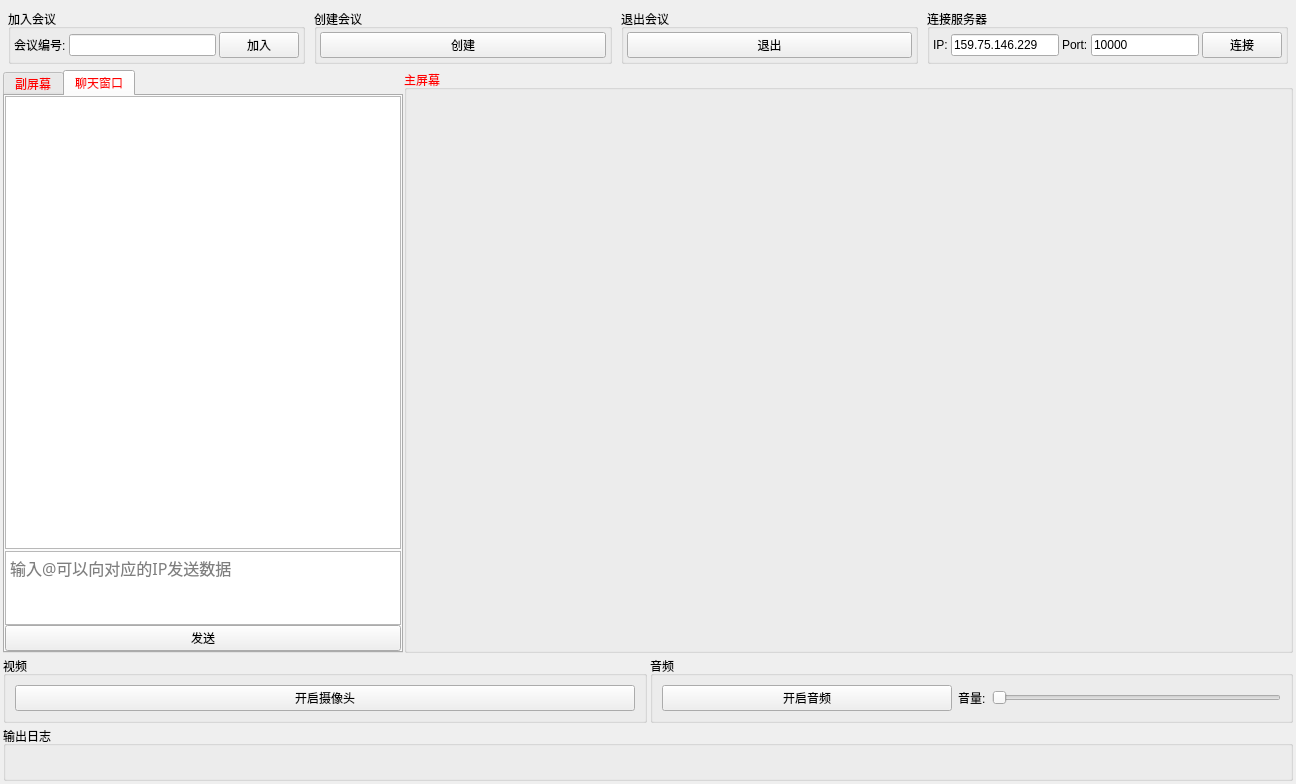
<?xml version="1.0" encoding="UTF-8"?>
<ui version="4.0">
 <class>Widget</class>
 <widget class="QWidget" name="Widget">
  <property name="enabled">
   <bool>true</bool>
  </property>
  <property name="geometry">
   <rect>
    <x>0</x>
    <y>0</y>
    <width>1296</width>
    <height>784</height>
   </rect>
  </property>
  <property name="sizePolicy">
   <sizepolicy hsizetype="Preferred" vsizetype="Fixed">
    <horstretch>0</horstretch>
    <verstretch>0</verstretch>
   </sizepolicy>
  </property>
  <property name="minimumSize">
   <size>
    <width>900</width>
    <height>600</height>
   </size>
  </property>
  <property name="windowTitle">
   <string>云会议</string>
  </property>
  <layout class="QVBoxLayout" name="verticalLayout">
   <property name="spacing">
    <number>3</number>
   </property>
   <property name="leftMargin">
    <number>3</number>
   </property>
   <property name="topMargin">
    <number>3</number>
   </property>
   <property name="rightMargin">
    <number>3</number>
   </property>
   <property name="bottomMargin">
    <number>3</number>
   </property>
   <item>
    <layout class="QHBoxLayout" name="horizontalLayout">
     <property name="spacing">
      <number>9</number>
     </property>
     <property name="leftMargin">
      <number>5</number>
     </property>
     <property name="topMargin">
      <number>6</number>
     </property>
     <property name="rightMargin">
      <number>5</number>
     </property>
     <property name="bottomMargin">
      <number>3</number>
     </property>
     <item>
      <widget class="QGroupBox" name="joinmeetBox">
       <property name="sizePolicy">
        <sizepolicy hsizetype="Expanding" vsizetype="Fixed">
         <horstretch>0</horstretch>
         <verstretch>0</verstretch>
        </sizepolicy>
       </property>
       <property name="cursor">
        <cursorShape>ArrowCursor</cursorShape>
       </property>
       <property name="title">
        <string>加入会议</string>
       </property>
       <layout class="QHBoxLayout" name="horizontalLayout_2">
        <property name="spacing">
         <number>3</number>
        </property>
        <property name="leftMargin">
         <number>3</number>
        </property>
        <property name="topMargin">
         <number>3</number>
        </property>
        <property name="rightMargin">
         <number>3</number>
        </property>
        <property name="bottomMargin">
         <number>3</number>
        </property>
        <item>
         <widget class="QLabel" name="joinmeet_label">
          <property name="text">
           <string>会议编号:</string>
          </property>
         </widget>
        </item>
        <item>
         <widget class="QLineEdit" name="meetno"/>
        </item>
        <item>
         <widget class="QPushButton" name="joinmeetBtn">
          <property name="cursor">
           <cursorShape>ArrowCursor</cursorShape>
          </property>
          <property name="text">
           <string>加入</string>
          </property>
         </widget>
        </item>
       </layout>
      </widget>
     </item>
     <item>
      <widget class="QGroupBox" name="createmeetBox">
       <property name="sizePolicy">
        <sizepolicy hsizetype="Expanding" vsizetype="Fixed">
         <horstretch>0</horstretch>
         <verstretch>0</verstretch>
        </sizepolicy>
       </property>
       <property name="cursor">
        <cursorShape>ArrowCursor</cursorShape>
       </property>
       <property name="title">
        <string>创建会议</string>
       </property>
       <layout class="QHBoxLayout" name="horizontalLayout_3">
        <property name="spacing">
         <number>3</number>
        </property>
        <property name="leftMargin">
         <number>3</number>
        </property>
        <property name="topMargin">
         <number>3</number>
        </property>
        <property name="rightMargin">
         <number>3</number>
        </property>
        <property name="bottomMargin">
         <number>3</number>
        </property>
        <item>
         <widget class="QPushButton" name="createmeetBtn">
          <property name="cursor">
           <cursorShape>ArrowCursor</cursorShape>
          </property>
          <property name="text">
           <string>创建</string>
          </property>
         </widget>
        </item>
       </layout>
      </widget>
     </item>
     <item>
      <widget class="QGroupBox" name="exitmeetBox">
       <property name="sizePolicy">
        <sizepolicy hsizetype="Expanding" vsizetype="Fixed">
         <horstretch>0</horstretch>
         <verstretch>0</verstretch>
        </sizepolicy>
       </property>
       <property name="cursor">
        <cursorShape>ArrowCursor</cursorShape>
       </property>
       <property name="title">
        <string>退出会议</string>
       </property>
       <layout class="QHBoxLayout" name="horizontalLayout_4">
        <property name="spacing">
         <number>3</number>
        </property>
        <property name="leftMargin">
         <number>3</number>
        </property>
        <property name="topMargin">
         <number>3</number>
        </property>
        <property name="rightMargin">
         <number>3</number>
        </property>
        <property name="bottomMargin">
         <number>3</number>
        </property>
        <item>
         <widget class="QPushButton" name="exitmeetBtn">
          <property name="cursor">
           <cursorShape>ArrowCursor</cursorShape>
          </property>
          <property name="text">
           <string>退出</string>
          </property>
         </widget>
        </item>
       </layout>
      </widget>
     </item>
     <item>
      <widget class="QGroupBox" name="groupBox_4">
       <property name="title">
        <string>连接服务器</string>
       </property>
       <layout class="QHBoxLayout" name="horizontalLayout_7">
        <property name="spacing">
         <number>3</number>
        </property>
        <property name="leftMargin">
         <number>3</number>
        </property>
        <property name="topMargin">
         <number>3</number>
        </property>
        <property name="rightMargin">
         <number>3</number>
        </property>
        <property name="bottomMargin">
         <number>3</number>
        </property>
        <item>
         <widget class="QLabel" name="label">
          <property name="text">
           <string>IP:</string>
          </property>
         </widget>
        </item>
        <item>
         <widget class="QLineEdit" name="ip">
          <property name="sizePolicy">
           <sizepolicy hsizetype="Minimum" vsizetype="Fixed">
            <horstretch>0</horstretch>
            <verstretch>0</verstretch>
           </sizepolicy>
          </property>
          <property name="minimumSize">
           <size>
            <width>0</width>
            <height>0</height>
           </size>
          </property>
          <property name="text">
           <string>159.75.146.229</string>
          </property>
         </widget>
        </item>
        <item>
         <widget class="QLabel" name="label_2">
          <property name="text">
           <string>Port:</string>
          </property>
         </widget>
        </item>
        <item>
         <widget class="QLineEdit" name="port">
          <property name="sizePolicy">
           <sizepolicy hsizetype="Minimum" vsizetype="Fixed">
            <horstretch>0</horstretch>
            <verstretch>0</verstretch>
           </sizepolicy>
          </property>
          <property name="maximumSize">
           <size>
            <width>300</width>
            <height>16777215</height>
           </size>
          </property>
          <property name="text">
           <string>10000</string>
          </property>
         </widget>
        </item>
        <item>
         <widget class="QPushButton" name="connServer">
          <property name="text">
           <string>连接</string>
          </property>
         </widget>
        </item>
       </layout>
      </widget>
     </item>
    </layout>
   </item>
   <item>
    <layout class="QHBoxLayout" name="horizontalLayout_5">
     <property name="spacing">
      <number>1</number>
     </property>
     <item>
      <widget class="QTabWidget" name="tabWidget">
       <property name="sizePolicy">
        <sizepolicy hsizetype="Minimum" vsizetype="Expanding">
         <horstretch>0</horstretch>
         <verstretch>0</verstretch>
        </sizepolicy>
       </property>
       <property name="minimumSize">
        <size>
         <width>400</width>
         <height>0</height>
        </size>
       </property>
       <property name="palette">
        <palette>
         <active>
          <colorrole role="WindowText">
           <brush brushstyle="SolidPattern">
            <color alpha="255">
             <red>255</red>
             <green>0</green>
             <blue>0</blue>
            </color>
           </brush>
          </colorrole>
          <colorrole role="Text">
           <brush brushstyle="SolidPattern">
            <color alpha="255">
             <red>255</red>
             <green>0</green>
             <blue>0</blue>
            </color>
           </brush>
          </colorrole>
          <colorrole role="PlaceholderText">
           <brush brushstyle="SolidPattern">
            <color alpha="128">
             <red>255</red>
             <green>0</green>
             <blue>0</blue>
            </color>
           </brush>
          </colorrole>
         </active>
         <inactive>
          <colorrole role="WindowText">
           <brush brushstyle="SolidPattern">
            <color alpha="255">
             <red>255</red>
             <green>0</green>
             <blue>0</blue>
            </color>
           </brush>
          </colorrole>
          <colorrole role="Text">
           <brush brushstyle="SolidPattern">
            <color alpha="255">
             <red>255</red>
             <green>0</green>
             <blue>0</blue>
            </color>
           </brush>
          </colorrole>
          <colorrole role="PlaceholderText">
           <brush brushstyle="SolidPattern">
            <color alpha="128">
             <red>255</red>
             <green>0</green>
             <blue>0</blue>
            </color>
           </brush>
          </colorrole>
         </inactive>
         <disabled>
          <colorrole role="WindowText">
           <brush brushstyle="SolidPattern">
            <color alpha="255">
             <red>120</red>
             <green>120</green>
             <blue>120</blue>
            </color>
           </brush>
          </colorrole>
          <colorrole role="Text">
           <brush brushstyle="SolidPattern">
            <color alpha="255">
             <red>120</red>
             <green>120</green>
             <blue>120</blue>
            </color>
           </brush>
          </colorrole>
          <colorrole role="PlaceholderText">
           <brush brushstyle="SolidPattern">
            <color alpha="128">
             <red>0</red>
             <green>0</green>
             <blue>0</blue>
            </color>
           </brush>
          </colorrole>
         </disabled>
        </palette>
       </property>
       <property name="tabShape">
        <enum>QTabWidget::Rounded</enum>
       </property>
       <property name="currentIndex">
        <number>1</number>
       </property>
       <property name="usesScrollButtons">
        <bool>true</bool>
       </property>
       <widget class="QWidget" name="tab_5">
        <attribute name="title">
         <string>副屏幕</string>
        </attribute>
        <layout class="QVBoxLayout" name="verticalLayout_5">
         <property name="spacing">
          <number>0</number>
         </property>
         <property name="leftMargin">
          <number>0</number>
         </property>
         <property name="topMargin">
          <number>0</number>
         </property>
         <property name="rightMargin">
          <number>0</number>
         </property>
         <property name="bottomMargin">
          <number>0</number>
         </property>
         <item>
          <widget class="QScrollArea" name="scrollArea">
           <property name="lineWidth">
            <number>0</number>
           </property>
           <property name="widgetResizable">
            <bool>true</bool>
           </property>
           <widget class="QWidget" name="scrollAreaWidgetContents">
            <property name="geometry">
             <rect>
              <x>0</x>
              <y>0</y>
              <width>394</width>
              <height>548</height>
             </rect>
            </property>
            <property name="sizePolicy">
             <sizepolicy hsizetype="Expanding" vsizetype="Expanding">
              <horstretch>0</horstretch>
              <verstretch>0</verstretch>
             </sizepolicy>
            </property>
            <layout class="QVBoxLayout" name="verticalLayout_3">
             <property name="spacing">
              <number>3</number>
             </property>
             <property name="leftMargin">
              <number>0</number>
             </property>
             <property name="topMargin">
              <number>0</number>
             </property>
             <property name="rightMargin">
              <number>0</number>
             </property>
             <property name="bottomMargin">
              <number>0</number>
             </property>
            </layout>
           </widget>
          </widget>
         </item>
        </layout>
       </widget>
       <widget class="QWidget" name="tab_6">
        <property name="sizePolicy">
         <sizepolicy hsizetype="Expanding" vsizetype="Expanding">
          <horstretch>0</horstretch>
          <verstretch>0</verstretch>
         </sizepolicy>
        </property>
        <attribute name="title">
         <string>聊天窗口</string>
        </attribute>
        <layout class="QVBoxLayout" name="verticalLayout_6">
         <property name="spacing">
          <number>2</number>
         </property>
         <property name="leftMargin">
          <number>0</number>
         </property>
         <property name="topMargin">
          <number>0</number>
         </property>
         <property name="rightMargin">
          <number>0</number>
         </property>
         <property name="bottomMargin">
          <number>0</number>
         </property>
         <item>
          <widget class="QListWidget" name="listWidget">
           <property name="focusPolicy">
            <enum>Qt::NoFocus</enum>
           </property>
           <property name="horizontalScrollBarPolicy">
            <enum>Qt::ScrollBarAlwaysOff</enum>
           </property>
           <property name="sizeAdjustPolicy">
            <enum>QAbstractScrollArea::AdjustToContents</enum>
           </property>
           <property name="autoScrollMargin">
            <number>0</number>
           </property>
           <property name="itemAlignment">
            <set>Qt::AlignLeading|Qt::AlignLeft|Qt::AlignRight|Qt::AlignTrailing</set>
           </property>
          </widget>
         </item>
         <item>
          <widget class="QWidget" name="widget" native="true">
           <property name="sizePolicy">
            <sizepolicy hsizetype="Preferred" vsizetype="Minimum">
             <horstretch>0</horstretch>
             <verstretch>0</verstretch>
            </sizepolicy>
           </property>
           <property name="maximumSize">
            <size>
             <width>16777215</width>
             <height>100</height>
            </size>
           </property>
           <layout class="QVBoxLayout" name="verticalLayout_7">
            <property name="spacing">
             <number>0</number>
            </property>
            <property name="leftMargin">
             <number>0</number>
            </property>
            <property name="topMargin">
             <number>0</number>
            </property>
            <property name="rightMargin">
             <number>0</number>
            </property>
            <property name="bottomMargin">
             <number>0</number>
            </property>
            <item>
             <widget class="MyTextEdit" name="plainTextEdit">
              <property name="sizePolicy">
               <sizepolicy hsizetype="Minimum" vsizetype="Expanding">
                <horstretch>0</horstretch>
                <verstretch>0</verstretch>
               </sizepolicy>
              </property>
              <property name="maximumSize">
               <size>
                <width>16777215</width>
                <height>80</height>
               </size>
              </property>
              <property name="palette">
               <palette>
                <active>
                 <colorrole role="WindowText">
                  <brush brushstyle="SolidPattern">
                   <color alpha="255">
                    <red>0</red>
                    <green>0</green>
                    <blue>0</blue>
                   </color>
                  </brush>
                 </colorrole>
                 <colorrole role="Text">
                  <brush brushstyle="SolidPattern">
                   <color alpha="255">
                    <red>0</red>
                    <green>0</green>
                    <blue>0</blue>
                   </color>
                  </brush>
                 </colorrole>
                 <colorrole role="PlaceholderText">
                  <brush brushstyle="NoBrush">
                   <color alpha="128">
                    <red>0</red>
                    <green>0</green>
                    <blue>0</blue>
                   </color>
                  </brush>
                 </colorrole>
                </active>
                <inactive>
                 <colorrole role="WindowText">
                  <brush brushstyle="SolidPattern">
                   <color alpha="255">
                    <red>0</red>
                    <green>0</green>
                    <blue>0</blue>
                   </color>
                  </brush>
                 </colorrole>
                 <colorrole role="Text">
                  <brush brushstyle="SolidPattern">
                   <color alpha="255">
                    <red>0</red>
                    <green>0</green>
                    <blue>0</blue>
                   </color>
                  </brush>
                 </colorrole>
                 <colorrole role="PlaceholderText">
                  <brush brushstyle="NoBrush">
                   <color alpha="128">
                    <red>0</red>
                    <green>0</green>
                    <blue>0</blue>
                   </color>
                  </brush>
                 </colorrole>
                </inactive>
                <disabled>
                 <colorrole role="WindowText">
                  <brush brushstyle="SolidPattern">
                   <color alpha="255">
                    <red>120</red>
                    <green>120</green>
                    <blue>120</blue>
                   </color>
                  </brush>
                 </colorrole>
                 <colorrole role="Text">
                  <brush brushstyle="SolidPattern">
                   <color alpha="255">
                    <red>120</red>
                    <green>120</green>
                    <blue>120</blue>
                   </color>
                  </brush>
                 </colorrole>
                 <colorrole role="PlaceholderText">
                  <brush brushstyle="NoBrush">
                   <color alpha="128">
                    <red>0</red>
                    <green>0</green>
                    <blue>0</blue>
                   </color>
                  </brush>
                 </colorrole>
                </disabled>
               </palette>
              </property>
              <property name="font">
               <font>
                <family>Microsoft YaHei</family>
                <pointsize>12</pointsize>
               </font>
              </property>
              <property name="placeholderText">
               <string notr="true">输入@可以向对应的IP发送数据</string>
              </property>
             </widget>
            </item>
            <item>
             <widget class="QPushButton" name="sendmsg">
              <property name="text">
               <string>发送</string>
              </property>
             </widget>
            </item>
           </layout>
          </widget>
         </item>
        </layout>
       </widget>
      </widget>
     </item>
     <item>
      <widget class="QGroupBox" name="groupBox_2">
       <property name="sizePolicy">
        <sizepolicy hsizetype="Expanding" vsizetype="Expanding">
         <horstretch>0</horstretch>
         <verstretch>0</verstretch>
        </sizepolicy>
       </property>
       <property name="palette">
        <palette>
         <active>
          <colorrole role="WindowText">
           <brush brushstyle="SolidPattern">
            <color alpha="255">
             <red>255</red>
             <green>0</green>
             <blue>0</blue>
            </color>
           </brush>
          </colorrole>
         </active>
         <inactive>
          <colorrole role="WindowText">
           <brush brushstyle="SolidPattern">
            <color alpha="255">
             <red>255</red>
             <green>0</green>
             <blue>0</blue>
            </color>
           </brush>
          </colorrole>
         </inactive>
         <disabled>
          <colorrole role="WindowText">
           <brush brushstyle="SolidPattern">
            <color alpha="255">
             <red>120</red>
             <green>120</green>
             <blue>120</blue>
            </color>
           </brush>
          </colorrole>
         </disabled>
        </palette>
       </property>
       <property name="title">
        <string>主屏幕</string>
       </property>
       <layout class="QGridLayout" name="gridLayout">
        <property name="leftMargin">
         <number>0</number>
        </property>
        <property name="topMargin">
         <number>0</number>
        </property>
        <property name="rightMargin">
         <number>0</number>
        </property>
        <property name="bottomMargin">
         <number>0</number>
        </property>
        <property name="spacing">
         <number>0</number>
        </property>
        <item row="0" column="0">
         <widget class="QLabel" name="mainshow_label">
          <property name="sizePolicy">
           <sizepolicy hsizetype="Expanding" vsizetype="Expanding">
            <horstretch>0</horstretch>
            <verstretch>0</verstretch>
           </sizepolicy>
          </property>
          <property name="text">
           <string/>
          </property>
          <property name="openExternalLinks">
           <bool>false</bool>
          </property>
         </widget>
        </item>
       </layout>
      </widget>
     </item>
    </layout>
   </item>
   <item>
    <layout class="QHBoxLayout" name="horizontalLayout_6">
     <item>
      <widget class="QGroupBox" name="groupBox_5">
       <property name="sizePolicy">
        <sizepolicy hsizetype="Expanding" vsizetype="Preferred">
         <horstretch>0</horstretch>
         <verstretch>0</verstretch>
        </sizepolicy>
       </property>
       <property name="title">
        <string>视频</string>
       </property>
       <layout class="QHBoxLayout" name="horizontalLayout_9">
        <item>
         <widget class="QPushButton" name="openVedio">
          <property name="text">
           <string>开启摄像头</string>
          </property>
         </widget>
        </item>
       </layout>
      </widget>
     </item>
     <item>
      <widget class="QGroupBox" name="groupBox_6">
       <property name="title">
        <string>音频</string>
       </property>
       <layout class="QHBoxLayout" name="horizontalLayout_8">
        <item>
         <widget class="QPushButton" name="openAudio">
          <property name="sizePolicy">
           <sizepolicy hsizetype="Expanding" vsizetype="Fixed">
            <horstretch>0</horstretch>
            <verstretch>0</verstretch>
           </sizepolicy>
          </property>
          <property name="text">
           <string>开启音频</string>
          </property>
         </widget>
        </item>
        <item>
         <widget class="QLabel" name="label_3">
          <property name="text">
           <string>音量:</string>
          </property>
         </widget>
        </item>
        <item>
         <widget class="QSlider" name="horizontalSlider">
          <property name="orientation">
           <enum>Qt::Horizontal</enum>
          </property>
         </widget>
        </item>
       </layout>
      </widget>
     </item>
    </layout>
   </item>
   <item>
    <widget class="QGroupBox" name="groupBox_3">
     <property name="sizePolicy">
      <sizepolicy hsizetype="Expanding" vsizetype="Fixed">
       <horstretch>0</horstretch>
       <verstretch>0</verstretch>
      </sizepolicy>
     </property>
     <property name="title">
      <string>输出日志</string>
     </property>
     <layout class="QVBoxLayout" name="verticalLayout_2">
      <property name="spacing">
       <number>6</number>
      </property>
      <property name="leftMargin">
       <number>9</number>
      </property>
      <property name="topMargin">
       <number>9</number>
      </property>
      <property name="rightMargin">
       <number>9</number>
      </property>
      <property name="bottomMargin">
       <number>9</number>
      </property>
      <item>
       <widget class="QLabel" name="outlog">
        <property name="sizePolicy">
         <sizepolicy hsizetype="Expanding" vsizetype="Preferred">
          <horstretch>0</horstretch>
          <verstretch>0</verstretch>
         </sizepolicy>
        </property>
        <property name="palette">
         <palette>
          <active>
           <colorrole role="WindowText">
            <brush brushstyle="SolidPattern">
             <color alpha="255">
              <red>255</red>
              <green>0</green>
              <blue>0</blue>
             </color>
            </brush>
           </colorrole>
          </active>
          <inactive>
           <colorrole role="WindowText">
            <brush brushstyle="SolidPattern">
             <color alpha="255">
              <red>255</red>
              <green>0</green>
              <blue>0</blue>
             </color>
            </brush>
           </colorrole>
          </inactive>
          <disabled>
           <colorrole role="WindowText">
            <brush brushstyle="SolidPattern">
             <color alpha="255">
              <red>120</red>
              <green>120</green>
              <blue>120</blue>
             </color>
            </brush>
           </colorrole>
          </disabled>
         </palette>
        </property>
        <property name="text">
         <string/>
        </property>
       </widget>
      </item>
     </layout>
    </widget>
   </item>
  </layout>
 </widget>
 <customwidgets>
  <customwidget>
   <class>MyTextEdit</class>
   <extends>QPlainTextEdit</extends>
   <header>mytextedit.h</header>
  </customwidget>
 </customwidgets>
 <resources/>
 <connections/>
</ui>
